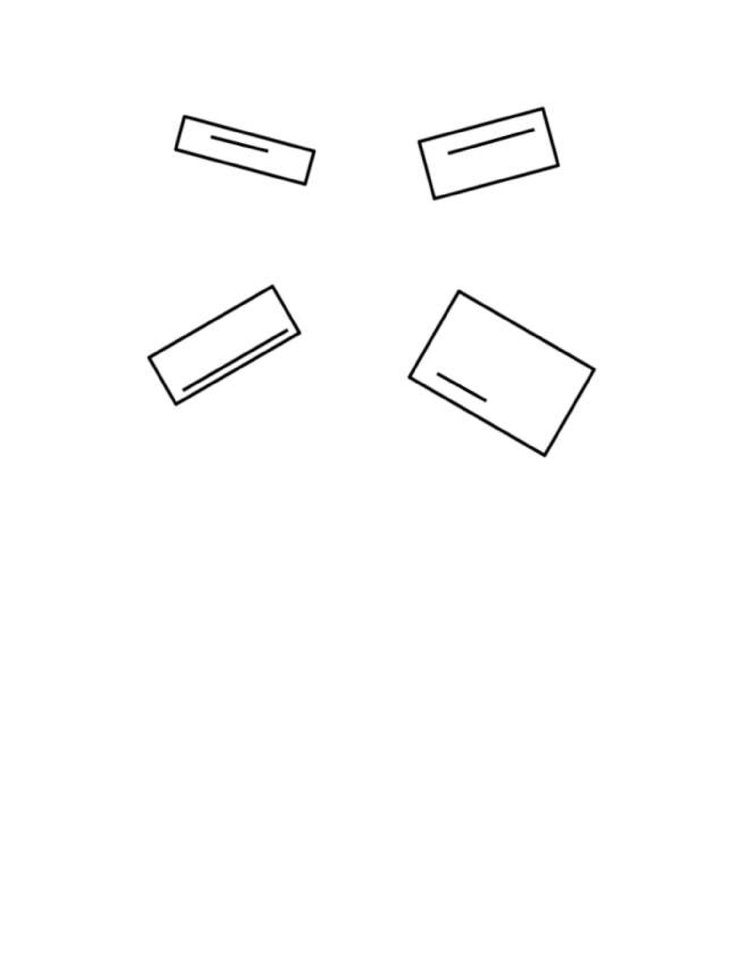
#> input picture fft.jpg, 738 x 956 px, shrunk from 2550 x 3300 before the run
$ python rectangle_alignment.py
#> lines starting #> are read from the running program, lines starting #| are printed output that depends on the picture; after the words box and inside, x2 and y2 are one past the last pixel; in counts of white or black regions, pixels touching at a corner belong together
import cv2
import numpy as np

def align_rectangle(image_path, area_threshold=100):

#> called with image_path = 'fft.jpg', area_threshold = 100
    original_image = cv2.imread(image_path, cv2.IMREAD_COLOR)
#> original_image is the input picture: shape (956, 738, 3); min 0, max 255, mean 252.6
    image = original_image[10:-10, 10:-10]
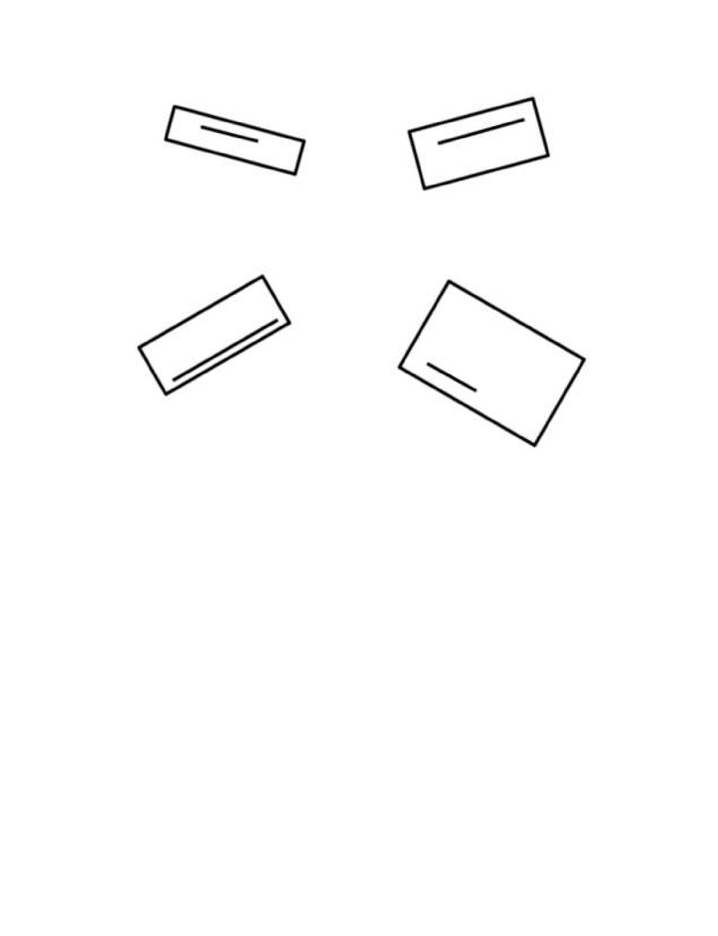
#> image: shape (936, 718, 3); min 0, max 255, mean 252.5
    imgray = cv2.cvtColor(image, cv2.COLOR_BGR2LAB)[..., 0]
    ret, thresh = cv2.threshold(imgray, 20, 255, cv2.THRESH_BINARY | cv2.THRESH_OTSU)
#> thresh: shape (936, 718); 99% white; 8 black regions, largest, box (x1, y1, x2, y2) and area: (398, 280, 586, 447) 1844, (137, 275, 291, 396) 1423, (408, 97, 550, 190) 1342
#> ret = 155
    mask = 255 - thresh
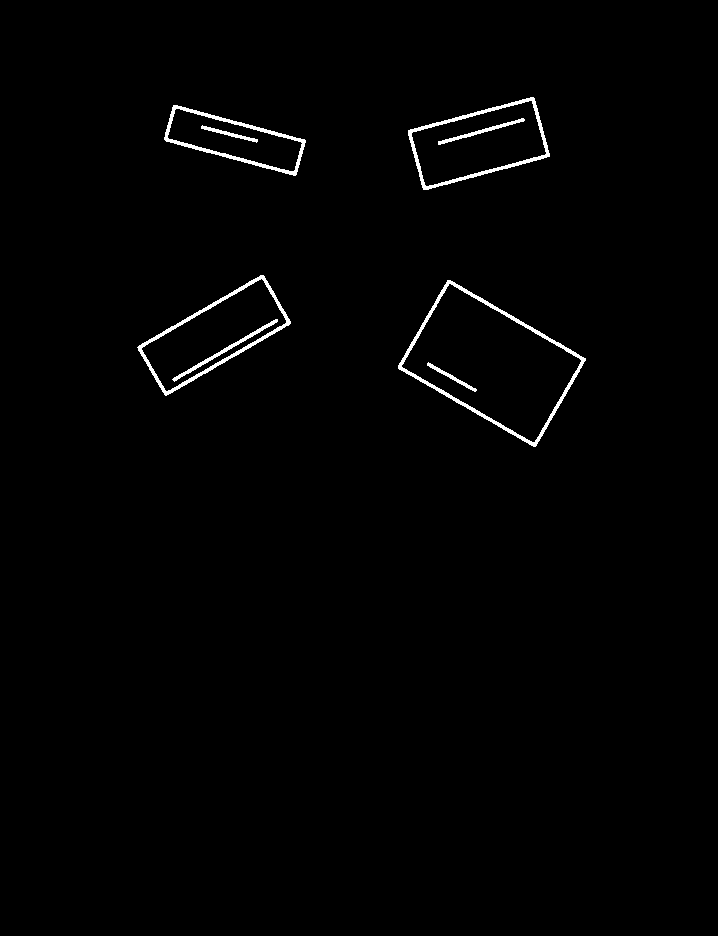
#> mask: shape (936, 718); 1% white; 8 white regions
    contours, _ = cv2.findContours(mask, cv2.RETR_EXTERNAL, cv2.CHAIN_APPROX_NONE)
#> contours = 4 contours; box (x1, y1, x2, y2) and area: (398, 280, 586, 447) 16214, (137, 275, 291, 396) 8230, (408, 97, 550, 190) 8064, (164, 105, 306, 176) 5041

    result_image = original_image.copy()

    for contour in contours:
        area = cv2.contourArea(contour)
        if area > area_threshold:
            rect = cv2.minAreaRect(contour)
            box = cv2.boxPoints(rect)
            box = np.int0(box)
            cv2.drawContours(result_image, [box], 0, (0, 255, 0), 2)

            # Crop and rotate the rectangles
            scale = 1  # cropping margin, 1 == no margin
            W = rect[1][0]
            H = rect[1][1]
            Xs = [i[0] for i in box]
            Ys = [i[1] for i in box]
            x1 = min(Xs)
            x2 = max(Xs)
            y1 = min(Ys)
            y2 = max(Ys)
            angle = rect[2]

            rotated = False
            if angle < -45:
                angle += 90
                rotated = True
            elif angle >= 45:
                angle -= 90
                rotated = True

            center = (int((x1+x2)/2), int((y1+y2)/2))
            size = (int(scale*(x2-x1)), int(scale*(y2-y1)))
            M = cv2.getRotationMatrix2D((size[0]/2, size[1]/2), angle, 1.0)
            cropped = cv2.getRectSubPix(image, size, center)
            cropped = cv2.warpAffine(cropped, M, size)
            croppedW = W if not rotated else H
            croppedH = H if not rotated else W
            result_image = cv2.getRectSubPix(
                cropped, (int(croppedW*scale), int(croppedH*scale)), (size[0]/2, size[1]/2))

            cv2.imshow("Straight Align", result_image)
            cv2.waitKey(0)
#> this loop made 4 passes
#> (area, rect, box, W, H, Xs, Ys, x1) on passes 1 to 4: (16214.5, ((491.3, 362.9), (103.1, 160.1), -60.02), [[534, 447], [396, 367], [447, 278], [586, 358]], 103.1, 160.1, [534, 396, 447, 586], [447, 367, 278, 358], 396), (8229.5, ((213.7, 334.7), (146.4, 57.83), -29.98), [[164, 396], [135, 346], [262, 273], [291, 323]], 146.4, 57.83, [164, 135, 262, 291], [396, 346, 273, 323], 135), (5041, ((234.3, 139.9), (38.03, 137.9), -75), [[295, 176], [162, 140], [172, 103], [305, 139]], 38.03, 137.9, [295, 162, 172, 305], [176, 140, 103, 139], 162), (8063.5, ((478.3, 143.1), (131.8, 62.87), -14.93), [[422, 190], [406, 129], [533, 95], [550, 156]], 131.8, 62.87, [422, 406, 533, 550], [190, 129, 95, 156], 406)
#> pass 1, in align_rectangle, `cropped = cv2.warpAffine(cropped, M, size)`:
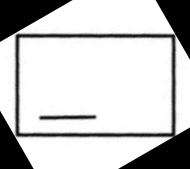
#> cropped: shape (169, 190, 3); min 0, max 255, mean 199.7
#> pass 1, in align_rectangle, `result_image = cv2.getRectSubPix( cropped, (int(croppedW*scale), int(c..`:
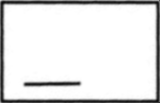
#> result_image: shape (103, 160, 3); min 13, max 255, mean 228.1
#> pass 2, in align_rectangle, `cropped = cv2.getRectSubPix(image, size, center)`:
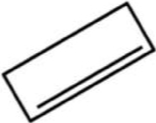
#> cropped: shape (123, 156, 3); min 0, max 255, mean 231.7
#> after the loop:
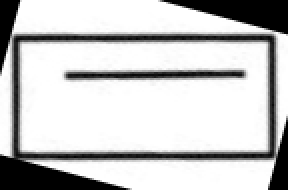
#> cropped: shape (95, 144, 3) (shown 2 times larger); min 0, max 255, mean 197.2
#> after the loop:
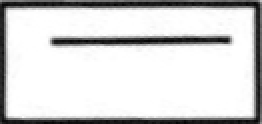
#> result_image: shape (62, 131, 3) (shown 2 times larger); min 3, max 255, mean 212.3

    cv2.destroyAllWindows()

image_path = 'fft.jpg'

align_rectangle(image_path, area_threshold=100)
